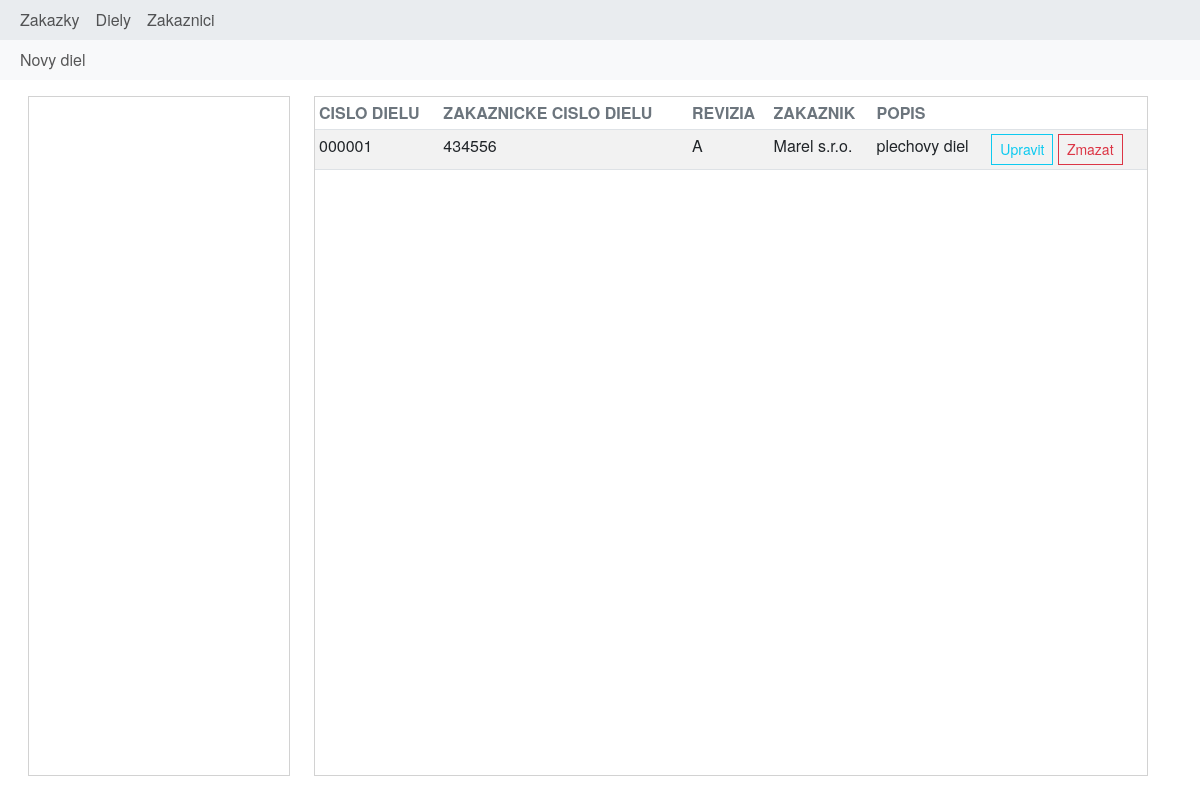
/parts/, run on the app's committed database.
### Parts/models.py (models this page shows, shortened)
class Part(models.Model):
    part_id = models.CharField(max_length=6, unique=True, null=True, blank=True, editable=False)
    description = models.CharField(max_length=512)
    customer = models.ForeignKey(Customer, on_delete=models.CASCADE, related_name='part_customer')
    customer_part = models.CharField(max_length=128)
    revision = models.CharField(max_length=5, null=True, blank=True)

### Customers/models.py (models this page shows, shortened)
class Customer(models.Model):
    boost_id = models.CharField(max_length=5, unique=True, null=True, blank=True, editable=False)
    name = models.CharField(max_length=128)

### Parts/views.py (the view)
# urls.py: path('parts/', views.part_list, name='parts'),
def part_list(request):
    parts = Part.objects.all()
    form = PartForm()
    ctx = {
        'parts': parts,
        'form': form
    }
    return render(request, 'Parts/parts_list.html', ctx)

### templates/Parts/parts_list.html (shortened to what this page needs)
{% extends 'core/base.html' %}
{% block content %}
    <div class="">
        {% include 'components/navbar_function_parts.html' %}
        <div class="m-3">
            <div class="container-fluid row">
                <div class="col-3">
                    <div class="p-3 card rounded-0 full-screen-card card-scroll">
                    </div>
                </div>
                <div class="col-9">
                    <div class="card rounded-0 full-screen-card card-scroll">
                        <table class="table table-sm table-hover table-striped">
                            <thead>
                            <tr>
                                <th class="text-uppercase text-secondary">Cislo dielu</th>
                                <th class="text-uppercase text-secondary">Zakaznicke cislo dielu</th>
                                <th class="text-uppercase text-secondary">Revizia</th>
                                <th class="text-uppercase text-secondary">Zakaznik</th>
                                <th class="text-uppercase text-secondary">Popis</th>
                                <th class="text-uppercase text-secondary"></th>
                            </tr>
                            </thead>
                            <tbody id="part-list">
                            {% for p in parts %}
                                {% include 'Parts/part_detail.html' %}
                            {% endfor %}
                            </tbody>
                        </table>
                    </div>
                </div>
            </div>
        </div>
    </div>
{% endblock %}

### templates/Parts/part_detail.html
<tr>
    <td class="">{{ p.part_id }}</td>
    <td class="">{{ p.customer_part }}</td>
    <td class="">{{ p.revision }}</td>
    <td class="">{{ p.customer.name }}</td>
    <td class="">{{ p.description }}</td>
    <td class="">
        <button class="btn btn-sm btn-outline-info" type="button"
                hx-get="{% url 'part_edit' p.pk %}"
                hx-target="#part-form"
                hx-swap="beforeend">Upravit
        </button>
        <button class="btn btn-sm btn-outline-danger" type="button"
                hx-delete="{% url 'part_delete' p.pk %}"
                hx-target="#part-delete"
                hx-confirm="Naozaj chces zmazat diel {{ p.name }}"
                hx-on="htmx:afterRequest: location.reload()"
        >Zmazat
        </button>
    </td>
</tr>

### static/css/styles.css (style rules this page uses)
.full-screen-card { height: 85vh; }
.card-scroll { overflow-y: auto; }
body { font-family: "Helvetica Neue", Helvetica, sans-serif; }
.btn { border-radius: 0; }

### data on the page
Part: part_id "000001", customer_part "434556", revision "A", customer.name "Marel s.r.o.", description "plechovy diel"
